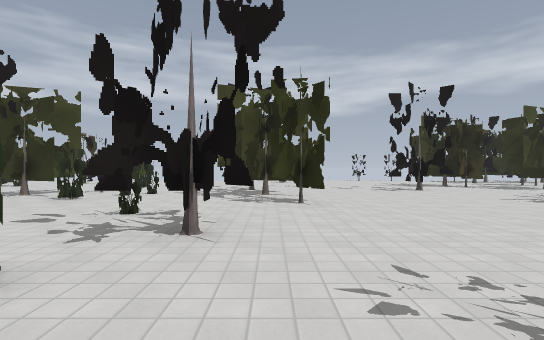
View 1 (above)

24 first-person views from a walk through a Godot game level. The camera is 1.3 m above the floor, looks level and sees 85° across. The floor is counted in squares, 2 m on a side. Each view is taken from the middle of a square. On the plan, view 1 faces up. The plan holds only what a view shows up to about 9 squares ahead; the rest is blank. The place goes on beyond the plan. Characters and animated objects are not drawn. Some surface patterns are stand-ins.

View 2
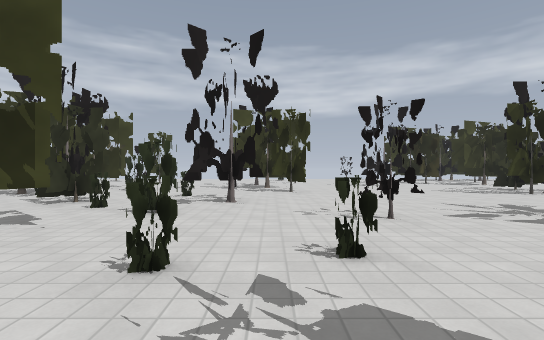

View 3
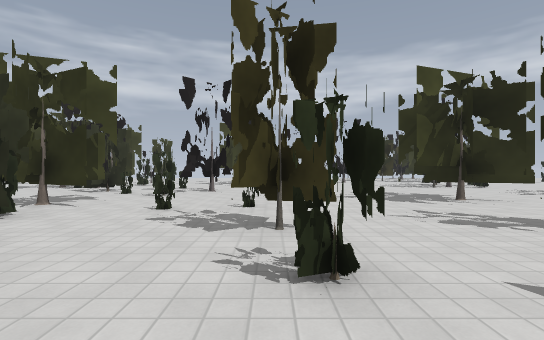

View 4
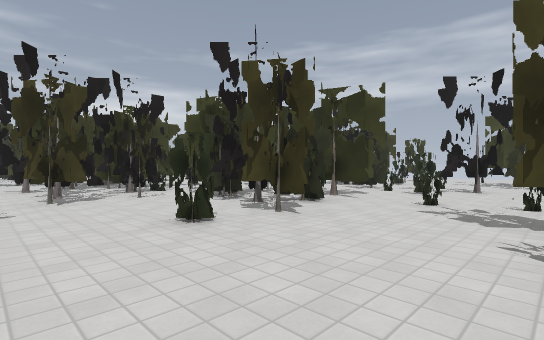

View 5
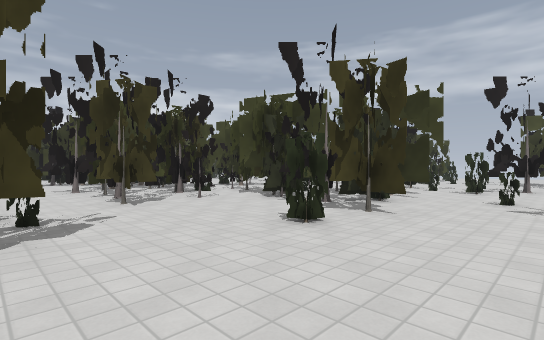

View 6
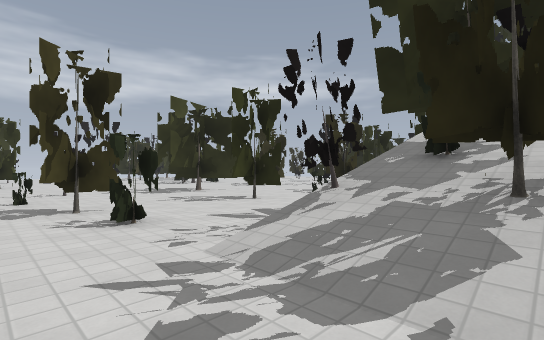

View 7
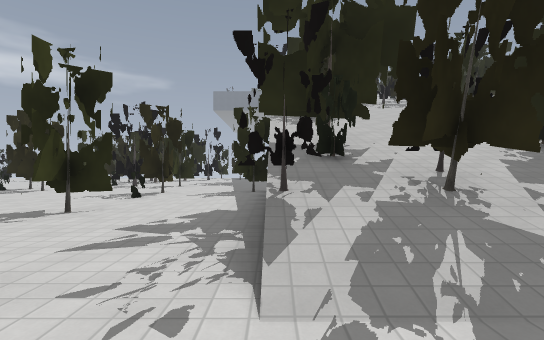

View 8
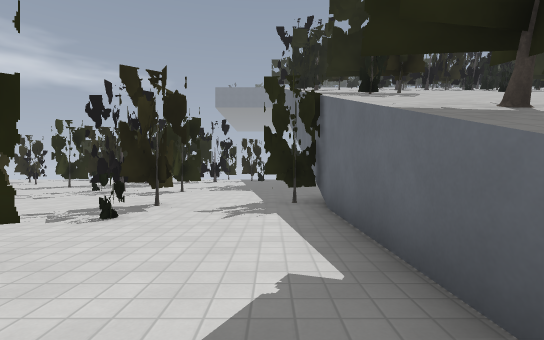

View 9
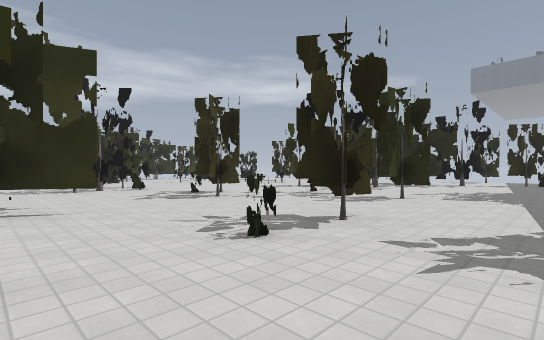

View 10
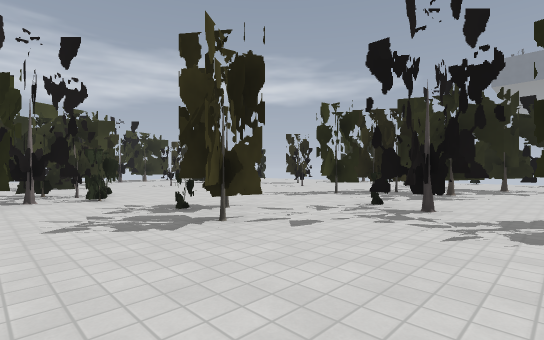

View 11
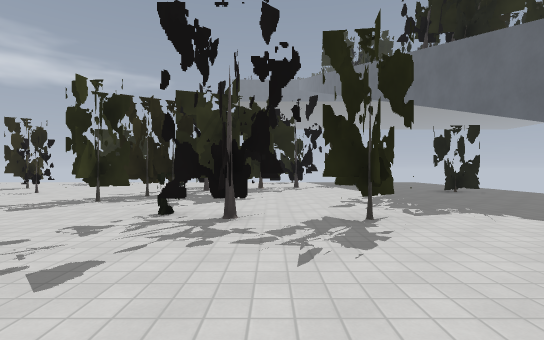

View 12
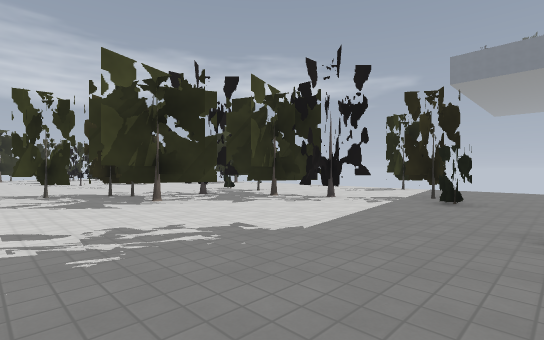

View 13
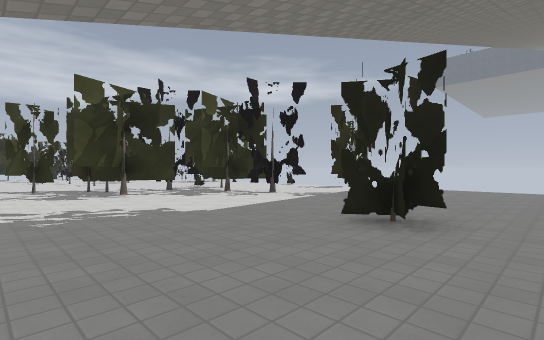

View 14
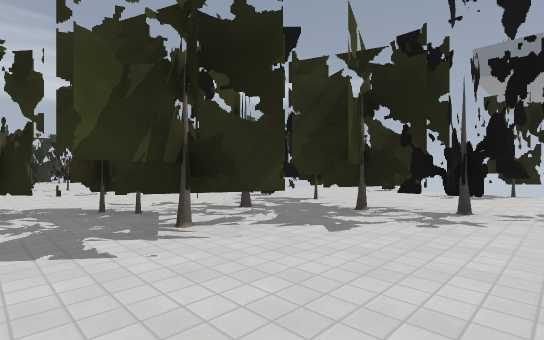

View 15
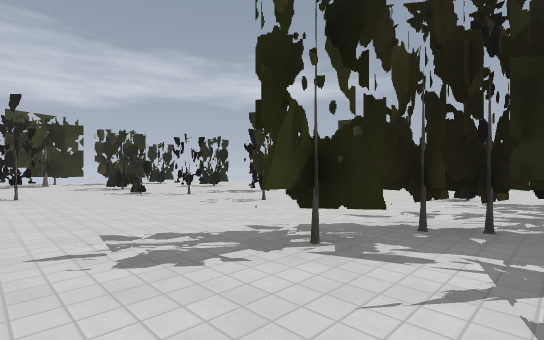

View 16
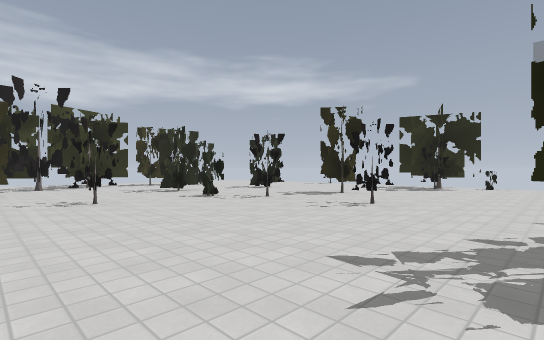

View 17
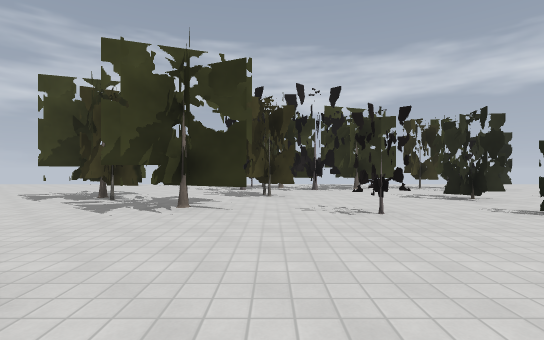

View 18
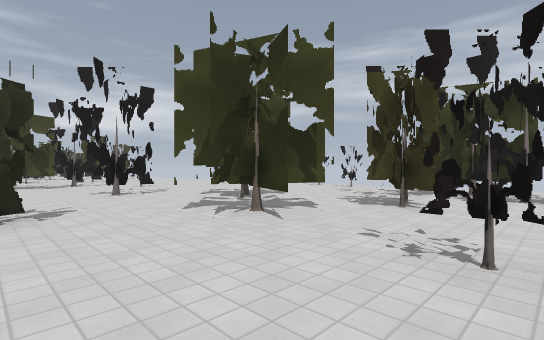

View 19
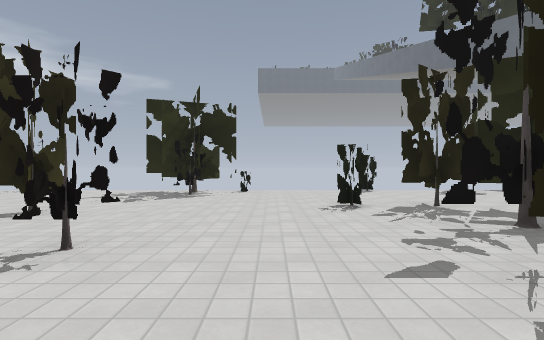

View 20
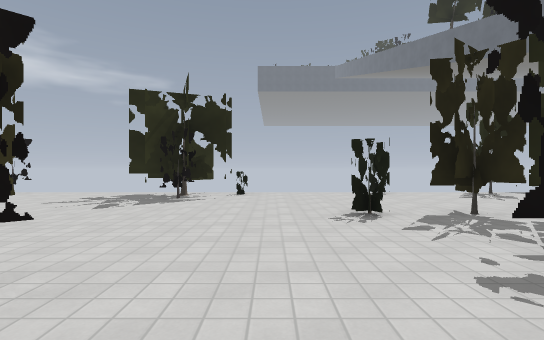

View 21
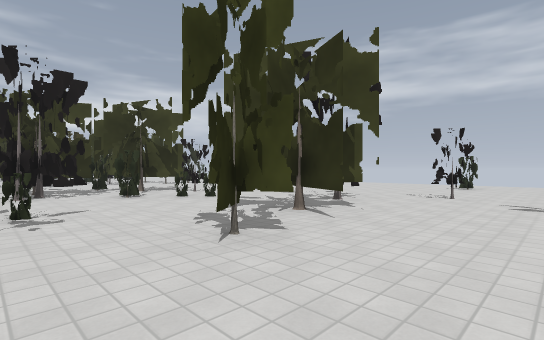

View 22
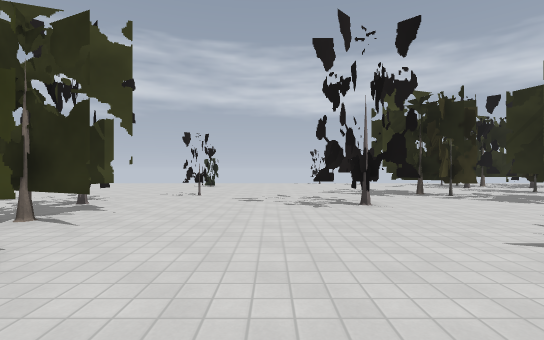

View 23
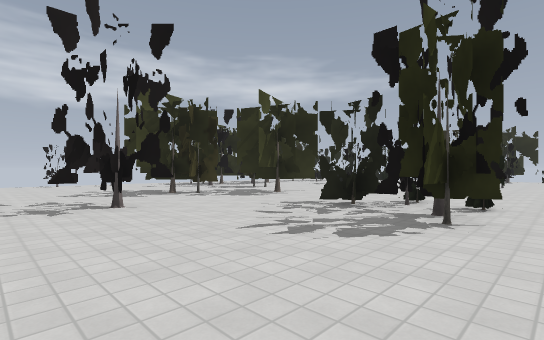

View 24
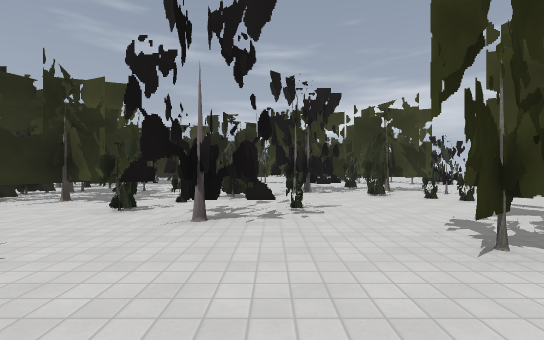

### Floor plan
Key: @ floor where view 1 was taken; # wall or solid block; x gap in a wall; . main floor; : floor 5.5 m higher than the main floor; / step, stairs or slope; = window, fence, low wall or low ledge; v drop or lower ground; T thing the floor can be seen under or through.
Columns run from 11 left of view 1 to 24 right of it. Each row starts with its distance up from view 1.
 16                       ##
 15                       ###
 14             ......... #.  ..
 13          .........#...#......
 12         ....#....#TT..#...##.
 11         ..........TTTT.......    .##
 10        ...T ...##...TT......   ....
  9     ..#... T...##...TT..#.#.. .....
  8     ####..TTT..............#.#.....
  7     ##.....T.......#.........##..##
  6     ##.....TT.....###......#.....###
  5     ###...........###.............#
  4     ###..TT........................
  3      ..#.TTT.............#....#....
  2      ...TTT..........#...TTT.T.....
  1      ........#.TT ..##.....TTTTT...#
  0       ###..@...TTT.....#..TTTTT....
 -1      ####.#............##..TTTT....
 -2     #####...x..........#......T#..##
 -3    #######..#..##.###..............
 -4   ####..##..#..................#...
 -5   ###....#..........#..............
 -6 ######......./=###v/##:.....#......
 -7  ............/=###///## ....#......
 -8   ... x##....####////=# ..........
 -9                   ////=

Positions as (right, up) in squares from view 1, and headings:
1: (0, 0), facing up
2: (0, -3), facing up
3: (1, -6), facing up
4: (1, -7), facing up-left
5: (0, -8), facing up-left
6: (0, -8), facing up-right
7: (0, -6), facing right
8: (3, -5), facing right
9: (5, -5), facing up-right
10: (7, -2), facing up-right
11: (8, -1), facing right
12: (13, -6), facing up-right
13: (13, -8), facing up-right
14: (14, -3), facing up-right
15: (12, 1), facing up-right
16: (11, 3), facing up-right
17: (11, 5), facing up
18: (13, 7), facing up-left
19: (14, 4), facing right
20: (15, 4), facing right
21: (3, 4), facing up-left
22: (3, 4), facing up
23: (3, 4), facing up-right
24: (3, 4), facing left
